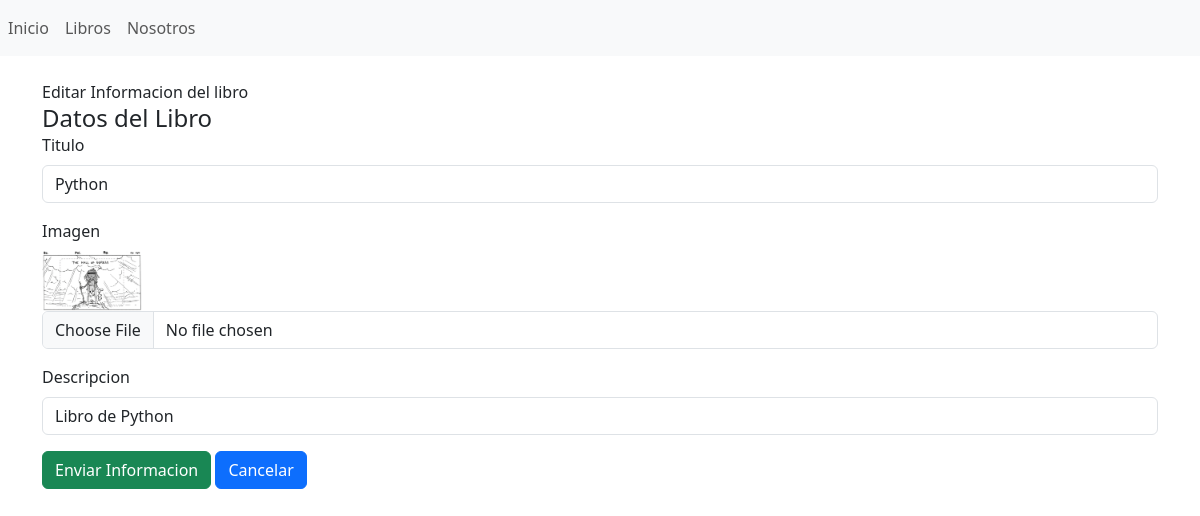
Page /libros/editar/3 on the earlier database version.
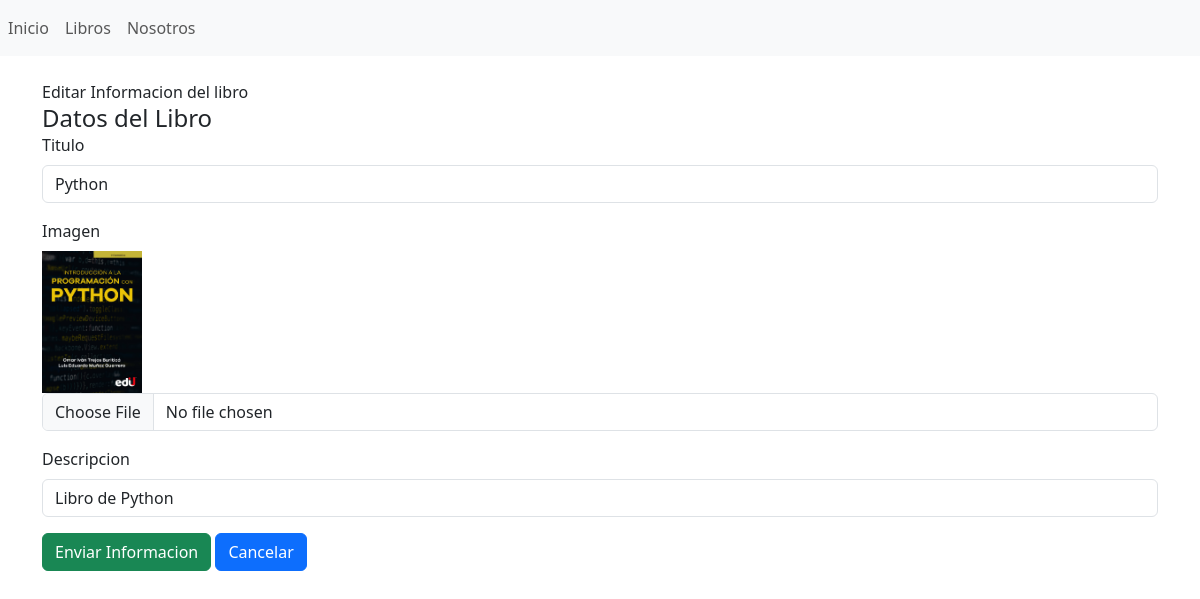
Same page on the later database version.
### libreria/models.py (models this page shows, shortened)
class Libro(models.Model):
    id=models.AutoField(primary_key=True)
    titulo = models.CharField(max_length=100,verbose_name='Titulo')
    imagen = models.ImageField(upload_to='imagenes/', verbose_name='Imagen', null=True)
    descripcion=models.TextField(null=True,verbose_name='Descripcion')

### libreria/views.py (the view)
# urls.py: path('libros/editar',views.editar, name='editar'),
def editar(request, id):
    libro =Libro.objects.get(id=id)
    formulario= LibroForm(request.POST or None, request.FILES or None, instance=libro)
    if formulario.is_valid() and request.POST:
        formulario.save()
        return redirect('libros')
    return render(request, 'libros/editar.html', {'formulario': formulario})

### libreria/forms.py
class LibroForm(forms.ModelForm):
    class Meta:
        model=Libro
        fields="__all__"

### libreria/templates/libros/editar.html (shortened to what this page needs)
{% extends "base.html" %}
{% block contenido %}
<div class="card-header">
    Editar Informacion del libro
</div>
<div class="card-body">
    <h4 class="card-title">Datos del Libro</h4>
    {% include 'libros/form.html' %}
</div>
{% endblock %}

### libreria/templates/libros/form.html (shortened to what this page needs)
<form enctype="multipart/form-data" method="post">
{% for campo in formulario %}
    <div class="mb-3">
        <label for="" class="form-label">{{ campo.label }}</label>
        {% if campo.field.widget.input_type == 'file' and campo.value %}
        <br>
        <img src="{{MEDIA_URL}}/imagenes/{{campo.value}}" width="100">
        {% endif %}
        <input
            type="{{ campo.field.widget.input_type }}"
            class="form-control"
            name="{{ campo.name }}"
            id=""
            aria-describedby="helpId"
            placeholder="{{ campo.label }}"
            value="{{ campo.value | default:''}}"
        />
    </div>
    {% endfor %}
    <input
        name=""
        id=""
        class="btn btn-success"
        type="submit"
        value="Enviar Informacion"
    />
    <a
        name=""
        id=""
        class="btn btn-primary"
        href="{% url 'libros' %}"
        role="button"
        >Cancelar</a
    >
</form>

Differences in the rows shown:
changed Libro "Python": value: a different picture
